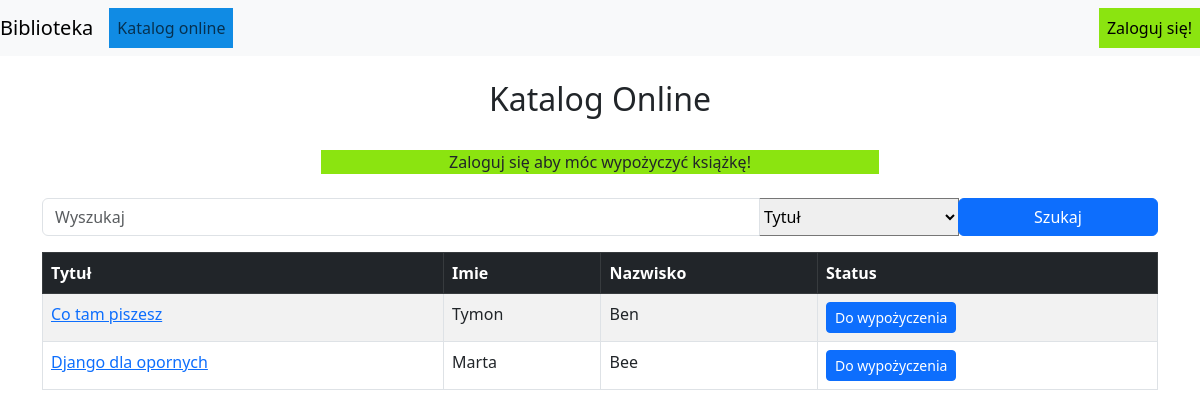
Page /biblioteka/lista_ksiazek/ on the earlier database version.
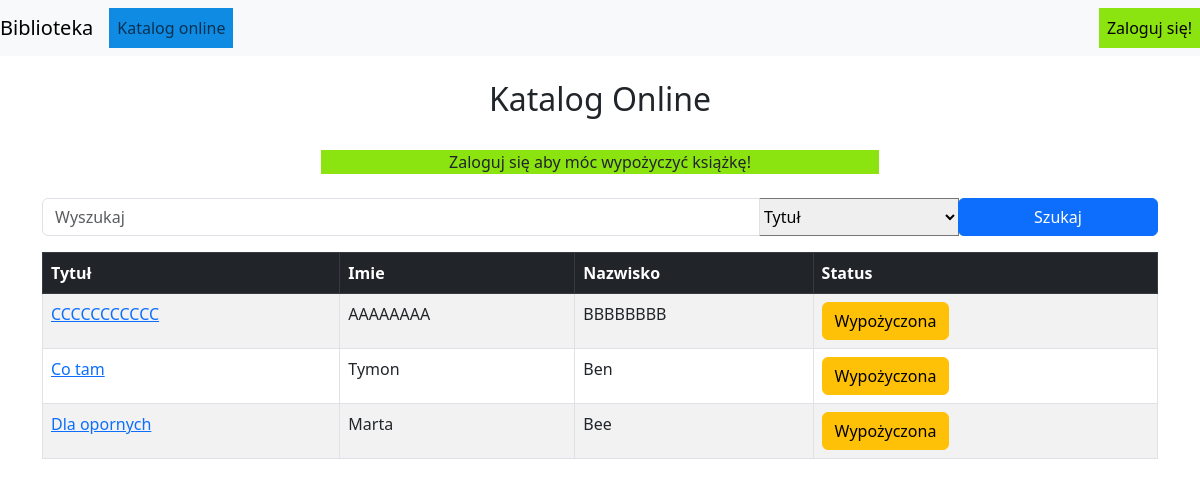
Same page on the later database version.
### ksiegozbior/models.py (models this page shows, shortened)
class Ksiazka(models.Model):
    WOLNA = 'wolna'
    WYPOZYCZONA = 'wypożyczona'
    STATUS_KSIĄŻKI = (
        (WOLNA, 'Wolna'),
        (WYPOZYCZONA, 'Wypożyczona')
    )
    first_name = models.CharField(max_length=200, verbose_name='Imię Autora')
    last_name = models.CharField(max_length=200, verbose_name='Nazwisko Autora')
    title = models.CharField(max_length=200, verbose_name='Tytuł książki')
    description = models.TextField(blank=True, default='', verbose_name='Opis książki')
    status = models.CharField(max_length=20, choices=STATUS_KSIĄŻKI, default=WOLNA, verbose_name='Status książki')
    catalog_number = models.IntegerField(blank=True, default=0, verbose_name='Numer katalogowy')

### ksiegozbior/views.py (the view)
# urls.py: path('lista_ksiazek/',views.ListaKsiazekView.as_view(),name='lista_ksiazek'),
class ListaKsiazekView(generic.ListView):
    model = models.Ksiazka
    context_object_name = "lista_ksiazek" #human-understandable name of variable to access from templates
    paginate_by = 10
    def get_queryset(self):
        query_result = None
        search_query = self.request.GET.get("search_query")
        search_type = self.request.GET.get("search_type")
        if search_query is not None:
            if search_type == "title":
                query_result = models.Ksiazka.objects.all().filter(title__icontains=search_query)
            elif search_type == "author":
                authors_result = models.Ksiazka.objects.all().filter(first_name__icontains=search_query) | models.Ksiazka.objects.all().filter(last_name__icontains=search_query)
                query_result = authors_result
            return query_result.order_by('title')
        else:
            return models.Ksiazka.objects.all().order_by('title')

### ksiegozbior/templates/ksiegozbior/ksiazka_list.html (shortened to what this page needs)
{% extends "base.html" %}
{% block body_block %}
<br>
<div class="container">
    <div class="text-center">
        <h2 class="page-title">Katalog Online</h2>
        </div>
        <br>
        {% if user.is_authenticated %}
            <br>
        {% else %}
                <li class="d-grid gap-2 col-6 mx-auto" style= "background-color: #8be410;">
                    <a class="nav-link mx-auto active" href="{% url 'uzytkownicy:login' %}">Zaloguj się aby móc wypożyczyć książkę!</a>
                </li>
                <br>
        {% endif %}
<div class="search-bar">
<form class="form-inline" action="{% url 'ksiegozbior:lista_ksiazek' %}" method="GET">
    <div class="input-group mb-3">
        <input class="form-control" type="search"  placeholder="Wyszukaj" name="search_query" >
        <select class="search-select-lg" name="search_type" style="width: 200px;">
            <option value="title" selected>Tytuł</option>
        </select>
        <div class="input-group-append search-button">
            <button class="btn btn-primary" style="width: 200px;" type="submit">Szukaj</button>
        </div>
    </div>
</form>
</div>
      <table class="table table-bordered table-striped table-hover">
            <thead class="table-dark">
                <tr>
                    <th scope="col">Tytuł</th>
                    <th scope="col">Imie</th>
                    <th scope="col">Nazwisko</th>
                    <th scope="col">Status</th>
                </tr>
            </thead>
            <tbody>
            {% for ksiazka in lista_ksiazek %}
                    <tr>
                        <td><a href="{% url 'ksiegozbior:szczegol_ksiazki' pk=ksiazka.pk %}">{{ksiazka.title}}</a></td>
                        <td><a> {{ksiazka.first_name}} </a></td>
                        <td><a> {{ksiazka.last_name}} </a></td>
                        <td>
                        {% if ksiazka.status == 'wolna' %}
                            <form class="form-inline" action="{% url 'ksiegozbior:wypozyczenie_create' %}" method="get">
                                <button type="submit" class="btn btn-primary btn-sm">Do wypożyczenia</button>
                            </form>
                        {% else %}
                            <button type="submit" class="btn btn-warning ">Wypożyczona</button>
                        {% endif %}
                        </td>
                    </tr>
            {% endfor %}
            </tbody>
        </table>
</div>
{% endblock %}

### start/templates/base.html (shortened to what this page needs)
<!DOCTYPE html>
<html lang="pl">
<head>
    <link href="https://cdn.jsdelivr.net/npm/bootstrap@5.3.0/dist/css/bootstrap.min.css" rel="stylesheet">
</head>
<body>
    <nav class="navbar navbar-expand-lg navbar-light bg-light">
        <a class="navbar-brand" href="{% url 'index' %}">Biblioteka</a>
        <div class="collapse navbar-collapse" id="navbarNavDropdown">
            <ul class="navbar-nav navbar-light" style="background-color: #108be4;">
                <li class="nav-item active">
                    <a class="nav-link" href="{% url 'ksiegozbior:lista_ksiazek' %}">Katalog online</a>
                </li>
            </ul>
            <ul class="nav navbar-nav ms-auto" style= "background-color: #6910e4;">
                {% if user.is_authenticated and user.is_superuser %}
                    <li class="nav-item dropdown" >
                        <a class="nav-link dropdown-toggle" href="#" id="ManageLibrary" role="button" data-bs-toggle="dropdown" aria-haspopup="true" aria-expanded="false">
                            Biblioteka
                        </a>
                        <div class="dropdown-menu multi-leve" aria-labelledby="ManageLibrary">
                            <a class="dropdown-item" href="{% url 'ksiegozbior:dodaj_ksiazke' %}">Dodaj książkę</a>
                            <div class="dropdown-divider"></div>
                            <a class="dropdown-item" style= "background-color: #6910e4;" href="{% url 'admin:index' %}">Panel administratora</a>
                        </div>
                    </li>
                    <li class="nav-item active">
                        <a class="nav-link">Bibliotekarz: {{user.username}} !</a>
                    </li>
                    <li class="nav-item active" style= "background-color: #10e4de;">
                        <a class="nav-link" href="{% url 'uzytkownicy:logout' %}">Wyloguj</a>
                    </li>
                {% else %}
                    <li class="nav-item active" style= "background-color: #8be410;">
                        <a class="nav-link active" href="{% url 'uzytkownicy:login' %}">Zaloguj się!</a>
                    </li>
                {% endif %}
            </ul>
        </div>
    </nav>
         {% block body_block %}{% endblock %}
</body>
</html>

Differences in the rows shown:
added Ksiazka: title "CCCCCCCCCCC", first_name "AAAAAAAA", last_name "BBBBBBBB", status "Wypożyczona"
changed Ksiazka "Tymon": title "Co tam piszesz" → "Co tam"; status "Do wypożyczenia" → "Wypożyczona"
changed Ksiazka "Marta": title "Django dla opornych" → "Dla opornych"; status "Do wypożyczenia" → "Wypożyczona"
